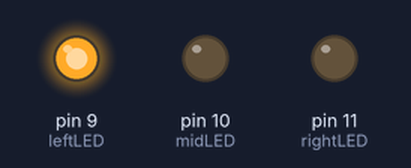
Recording of a sketch running on a simulated Arduino Uno, built with avr-gcc and run on an emulated ATmega328P. Parts: output pins drawn as LEDs (lit = HIGH).

Above: at 0.2 s.
At 5.5 s:
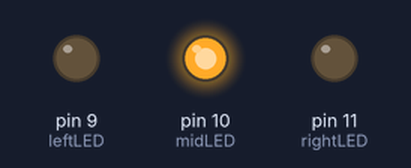
At 8.5 s:
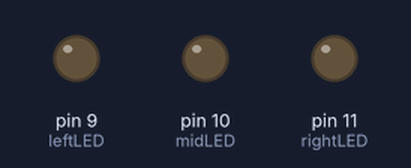
At 9.2 s:
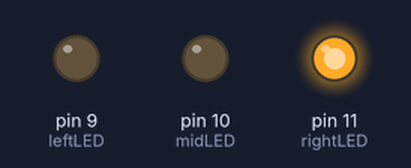
Timing chart, 0 to 13.0 s (numbered marks = the images above):
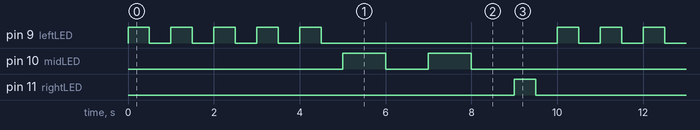

Measured:
- by itself, pin 9 (leftLED): repeats every 10.0 s: 4 × (LOW 0.50 s, HIGH 0.50 s), LOW 5.5 s, HIGH 0.50 s
- by itself, pin 10 (midLED): repeats every 10.0 s: LOW 1.0 s, HIGH 1.0 s, LOW 7.0 s, HIGH 1.0 s
- by itself, pin 11 (rightLED): alternates HIGH for 0.50 s and LOW for 9.5 s

The sketch:

ntnu_40371231h-1.ino
```cpp
int leftLED = 9 ;
int midLED = 10;
int rightLED = 11;
int longTIME = 1000;
int shortTIME = 500;

void flashOnce(int, int, int);

void setup()
{
  pinMode(leftLED, OUTPUT);
  pinMode(midLED, OUTPUT);
  pinMode(rightLED, OUTPUT);
}

void loop()
{
  flashOnce(leftLED, shortTIME, 5);
  flashOnce(midLED, longTIME, 2);
  flashOnce(rightLED, shortTIME, 1);

}

void flashOnce(int ledPIN, int lightTIME, int flashTIME)
{
  while(flashTIME)
  {
    digitalWrite(ledPIN, HIGH);
    delay(lightTIME);
    digitalWrite(ledPIN, LOW);
    delay(lightTIME);
    flashTIME--;
  }
}
```
